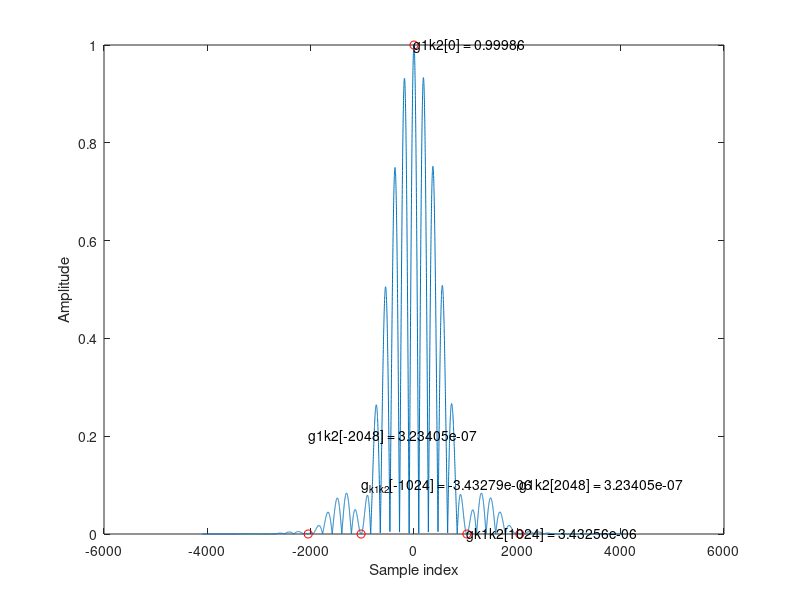

MATLAB code for this plot:
% The PHYDYAS prototype filter in discrete time
clc
clf
close all
clearvars

H1 = 0.97196;
H2 = 1/sqrt(2);
H3 = 0.235149;
K = 4;
M = 1024;
h = @(n) ((n>=-K*M/2)&(n<K*M/2)).*...
    (1+2*(...
    H1*cos(1*2*pi/(K*M)*n)+...
    H2*cos(2*2*pi/(K*M)*n)+...
    H3*cos(3*2*pi/(K*M)*n)));
f = @(n) h(-n);
hprod = @(m,n) h(m).*f(n-m);

%% Check if the product of the prototype is Nyquist or not
% n = -K*M:K*M;
% mm = -K*M:K*M;
% for i = 1:length(n)
%     gg = @(m) hprod(m,n(i));
%     g(i) = sum(gg(mm));
% end
% 
% g = g/max(g);
% idx1 = find(n==-M);
% idx2 = find(n==M);
% idx3 = find(n==-2*M);
% idx4 = find(n==2*M);
% 
% figure()
% plot(n,g)
% hold on
% plot(n(idx1),g(idx1),'ro')
% plot(n(idx2),g(idx2),'ro')
% plot(n(idx3),g(idx3),'ro')
% plot(n(idx4),g(idx4),'ro')
% text(n(idx1),g(idx1)+0.1,sprintf('g(%d) = %d',n(idx1),g(idx1)))
% text(n(idx2),g(idx2),sprintf('g(%d) = %d',n(idx2),g(idx2)))
% text(n(idx3),g(idx3)+0.2,sprintf('g(%d) = %d',n(idx3),g(idx3)))
% text(n(idx4),g(idx4)-0.1,sprintf('g(%d) = %d',n(idx4),g(idx4)))
% hold off
% xlabel('Sample index')
% ylabel('Amplitude')

%% Now if the filters are derived by exponential modulation
% k1 = 1;
% k2 = 2;
% hk1 = @(n,k1) h(n).*exp(1j*k1*2*pi/M*n);
% fk2 = @(n,k2) f(n).*exp(1j*k2*2*pi/M*n);
% hk1k2prod = @(n,m,k1,k2) hk1(m,k1).*fk2(n-m,k2);
% 
% n = -K*M:K*M;
% mm = -K*M:K*M;
% for i = 1:length(n)
%     ggk1k2 = @(m) hk1k2prod(n(i),m,k1,k2);
%     gk1k2(i) = sum(ggk1k2(mm));
% end
% 
% gk1k2 = gk1k2/max(gk1k2);
% idx1 = find(n==-M);
% idx2 = find(n==M);
% idx3 = find(n==-2*M);
% idx4 = find(n==2*M);
% 
% figure()
% plot(n,abs(gk1k2))
% hold on
% plot(n(idx1),abs(gk1k2(idx1)),'ro')
% plot(n(idx2),abs(gk1k2(idx2)),'ro')
% plot(n(idx3),abs(gk1k2(idx3)),'ro')
% plot(n(idx4),abs(gk1k2(idx4)),'ro')
% hold off
% xlabel('Sample index')
% ylabel('Amplitude')

%% What about cosine modulation
N = K*M-1;
k1 = 5;
k2 = 5;
hk1 = @(n,k1) 2*h(n).*cos(pi/M*(k1+1/2)*(n-N/2)+(-1)^k1*pi/4);
fk2 = @(n,k2) 2*f(n).*cos(pi/M*(k2+1/2)*(n-N/2)-(-1)^k2*pi/4);
hk1k2prod = @(n,m,k1,k2) hk1(m,k1).*fk2(n-m,k2);

n = -K*M:K*M;
mm = -K*M:K*M;
for i = 1:length(n)
    ggk1k2 = @(m) hk1k2prod(n(i),m,k1,k2);
    gk1k2(i) = sum(ggk1k2(mm));
end

gk1k2 = gk1k2/max(gk1k2);
idx1 = find(n==-M);
idx2 = find(n==M);
idx3 = find(n==-2*M);
idx4 = find(n==2*M);
idx5 = find(n==0);

figure()
plot(n,abs(gk1k2))
hold on
plot(n(idx1),abs(gk1k2(idx1)),'ro')
plot(n(idx2),abs(gk1k2(idx2)),'ro')
plot(n(idx3),abs(gk1k2(idx3)),'ro')
plot(n(idx4),abs(gk1k2(idx4)),'ro')
plot(n(idx5),abs(gk1k2(idx5)),'ro')
text(n(idx1),gk1k2(idx1)+0.1,sprintf('g_{k1k2}[%d] = %d',n(idx1),gk1k2(idx1)))
text(n(idx2),gk1k2(idx2),sprintf('gk1k2[%d] = %d',n(idx2),gk1k2(idx2)))
text(n(idx3),gk1k2(idx3)+0.2,sprintf('g1k2[%d] = %d',n(idx3),gk1k2(idx3)))
text(n(idx4),gk1k2(idx4)+0.1,sprintf('g1k2[%d] = %d',n(idx4),gk1k2(idx4)))
text(n(idx5),gk1k2(idx5),sprintf('g1k2[%d] = %d',n(idx5),gk1k2(idx5)))
hold off
xlabel('Sample index')
ylabel('Amplitude')

% figure()
% plot(mag2db(abs(fft(hk1(n,k1)))))